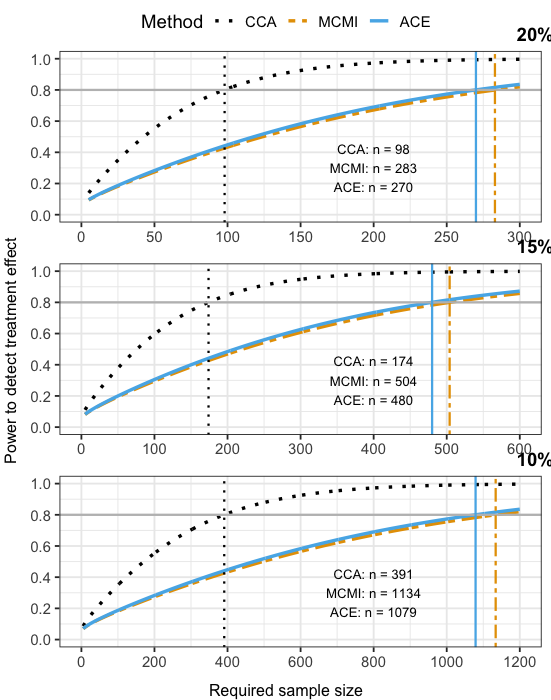

Reproduce this figure in R.
# clear workspace
rm(list = ls())

setwd("~/Documents/GitHub/ACEimpute/Manuscript_Simulations/Power_Curves")

library(magrittr)
library(ggplot2)
library(ggthemes)
library(ggpubr)

# set seed
set.seed(95)

# sample sizes 5-1200
n <- seq(5, 1200, by = 1)

# estimated slopes on s - T (time to diagnosis) in placebo group
cmi_b1 <- -0.7385014 # MCMI
ace_b1 <- -0.7569002 # ACE
cca_b1 <- -1.2580475 # CCA

# assumed variance of delta
varDelta <- 1

# traetment effect = frac*placebo effect
frac = 0.90

# standard normal quantiles
Z_signif <- qnorm(p = 0.05)
Z_power <- qnorm(p = 0.8)

# difference between placebo and treatment groups
cmi_d <- cmi_b1 - frac*cmi_b1
ace_d <- ace_b1 - frac*ace_b1
cca_d <- cca_b1 - frac*cca_b1

# estimated power at sample sizes 5-1200
power_cmib1 <- pnorm(q = (Z_signif - cmi_d * sqrt(n) / sqrt(varDelta)))
power_aceb1 <- pnorm(q = (Z_signif - ace_d * sqrt(n) / sqrt(varDelta)))
power_ccab1 <- pnorm(q = (Z_signif - cca_d * sqrt(n) / sqrt(varDelta)))

# required sample size for power = 80%
req_n_cmi <- n[which.min(abs(power_cmib1 - 0.8))]
req_n_ace <- n[which.min(abs(power_aceb1 - 0.8))]
req_n_cca <- n[which.min(abs(power_ccab1 - 0.8))]

# create x-axis breaks
x_axis_n <- c(seq(0, max(n), by = 200))

# plot power curves
data.frame(Parameter = rep(x = c("CCA", "MCMI", "ACE"), each = length(n)),
           SampleSize = rep(n, times = 3),
           Power = c(power_ccab1, power_cmib1, power_aceb1)) %>%
  dplyr::mutate(Method = factor(Parameter, levels = c("CCA", "MCMI", "ACE"))) %>%
  ggplot(aes(x = SampleSize, y = Power, linetype = Method, col = Method)) +
  # power curves
  geom_line(size = 1.2) +
  # horizontal line for power = 80%
  geom_hline(yintercept = 0.8, linetype = "solid", color = "gray", size = 0.8) +
  # vertical lines for required sample sizes
  geom_vline(xintercept = req_n_cca, col = "black", linetype = "dotted", size = 0.8) +
  geom_vline(xintercept = req_n_cmi, col = "#E69F00", linetype = "twodash", size = 0.8) +
  geom_vline(xintercept = req_n_ace, col = "#56B4E9", linetype = "solid", size = 0.8) +
  ggthemes::scale_color_colorblind() +
  # set line types
  scale_linetype_manual(values=c("dotted", "twodash", "solid")) +
  # custom y-axis breaks
  scale_y_continuous(limits = c(0, 1), breaks = seq(0, 1, by = 0.2)) +
  # custom x-axis breaks
  scale_x_continuous(limits = c(0, max(n)), breaks = x_axis_n) +
  theme_bw(base_size = 14) +
  theme(legend.position = "top") +
  xlab("Sample Size") +
  ylab("Power to Detect\nTreatment Effect") +
  annotate("text", x=800, y=0.30, label = "CCA: n = 391\nMCMI: n = 1134\nACE: n = 1079", size = 3.5) +
  theme(axis.title.x = element_blank(), axis.title.y = element_blank()) -> plot_diff_trt_90

# sample sizes 5-600
n <- seq(5, 600, by = 1)

# traetment effect = frac*placebo effect
frac = 0.85

# difference between placebo and treatment groups
cmi_d <- cmi_b1 - frac*cmi_b1
ace_d <- ace_b1 - frac*ace_b1
cca_d <- cca_b1 - frac*cca_b1

# estimated power at sample sizes 5-500
power_cmib1 <- pnorm(q = (Z_signif - cmi_d * sqrt(n) / sqrt(varDelta)))
power_aceb1 <- pnorm(q = (Z_signif - ace_d * sqrt(n) / sqrt(varDelta)))
power_ccab1 <- pnorm(q = (Z_signif - cca_d * sqrt(n) / sqrt(varDelta)))

# required sample size for power = 80%
req_n_cmi <- n[which.min(abs(power_cmib1 - 0.8))]
req_n_ace <- n[which.min(abs(power_aceb1 - 0.8))]
req_n_cca <- n[which.min(abs(power_ccab1 - 0.8))]

# create x-axis breaks
x_axis_n <- c(seq(0, max(n), by = 100))

# plot power curves
data.frame(Parameter = rep(x = c("CCA", "MCMI", "ACE"), each = length(n)),
           SampleSize = rep(n, times = 3),
           Power = c(power_ccab1, power_cmib1, power_aceb1)) %>%
  dplyr::mutate(Method = factor(Parameter, levels = c("CCA", "MCMI", "ACE"))) %>%
  ggplot(aes(x = SampleSize, y = Power, linetype = Method, col = Method)) +
  # power curves
  geom_line(size = 1.2) +
  # horizontal line for power = 80%
  geom_hline(yintercept = 0.8, linetype = "solid", color = "gray", size = 0.8) +
  # vertical lines for required sample sizes
  geom_vline(xintercept = req_n_cca, col = "black", linetype = "dotted", size = 0.8) +
  geom_vline(xintercept = req_n_cmi, col = "#E69F00", linetype = "twodash", size = 0.8) +
  geom_vline(xintercept = req_n_ace, col = "#56B4E9", linetype = "solid", size = 0.8) +
  ggthemes::scale_color_colorblind() +
  # set line types
  scale_linetype_manual(values=c("dotted", "twodash", "solid")) +
  # custom y-axis breaks
  scale_y_continuous(limits = c(0, 1), breaks = seq(0, 1, by = 0.2)) +
  # custom x-axis breaks
  scale_x_continuous(limits = c(0, max(n)), breaks = x_axis_n) +
  theme_bw(base_size = 14) +
  theme(legend.position = "top") +
  xlab("Sample Size") +
  ylab("Power to Detect\nTreatment Effect") +
  annotate("text", x=400, y=0.3, label = "CCA: n = 174\nMCMI: n = 504\nACE: n = 480", size = 3.5) +
  theme(axis.title.x = element_blank(), axis.title.y = element_blank()) -> plot_diff_trt_85

# sample sizes 5-300
n <- seq(5, 300, by = 1)

# traetment effect = frac*placebo effect
frac = 0.8

# difference between placebo and treatment groups
cmi_d <- cmi_b1 - frac*cmi_b1
ace_d <- ace_b1 - frac*ace_b1
cca_d <- cca_b1 - frac*cca_b1

# estimated power at sample sizes 5-500
power_cmib1 <- pnorm(q = (Z_signif - cmi_d * sqrt(n) / sqrt(varDelta)))
power_aceb1 <- pnorm(q = (Z_signif - ace_d * sqrt(n) / sqrt(varDelta)))
power_ccab1 <- pnorm(q = (Z_signif - cca_d * sqrt(n) / sqrt(varDelta)))

# required sample size for power = 80%
req_n_cmi <- n[which.min(abs(power_cmib1 - 0.8))]
req_n_ace <- n[which.min(abs(power_aceb1 - 0.8))]
req_n_cca <- n[which.min(abs(power_ccab1 - 0.8))]

# create x-axis breaks
x_axis_n <- c(seq(0, max(n), by = 50))

# plot power curves
data.frame(Parameter = rep(x = c("CCA", "MCMI", "ACE"), each = length(n)),
           SampleSize = rep(n, times = 3),
           Power = c(power_ccab1, power_cmib1, power_aceb1)) %>%
  dplyr::mutate(Method = factor(Parameter, levels = c("CCA", "MCMI", "ACE"))) %>%
  ggplot(aes(x = SampleSize, y = Power, linetype = Method, col = Method)) +
  # power curves
  geom_line(size = 1.2) +
  # horizontal line for power = 80%
  geom_hline(yintercept = 0.8, linetype = "solid", color = "gray", size = 0.8) +
  # vertical lines for required sample sizes
  geom_vline(xintercept = req_n_cca, col = "black", linetype = "dotted", size = 0.8) +
  geom_vline(xintercept = req_n_cmi, col = "#E69F00", linetype = "twodash", size = 0.8) +
  geom_vline(xintercept = req_n_ace, col = "#56B4E9", linetype = "solid", size = 0.8) +
  ggthemes::scale_color_colorblind() +
  # set line types
  scale_linetype_manual(values=c("dotted", "twodash", "solid")) +
  # custom y-axis breaks
  scale_y_continuous(limits = c(0, 1), breaks = seq(0, 1, by = 0.2)) +
  # custom x-axis breaks
  scale_x_continuous(limits = c(0, max(n)), breaks = x_axis_n) +
  theme_bw(base_size = 14) +
  theme(legend.position = "top") +
  xlab("Sample Size") +
  ylab("Power to Detect\nTreatment Effect") +
  annotate("text", x=200, y=0.30, label = "CCA: n = 98\nMCMI: n = 283\nACE: n = 270", size = 3.5) +
  theme(axis.title.x = element_blank(), axis.title.y = element_blank()) -> plot_diff_trt_80

# arrange figures in column
figure = ggarrange(plot_diff_trt_80, 
                   plot_diff_trt_85, 
                   plot_diff_trt_90, 
                   # use common legend
                   common.legend = TRUE, legend = "top",
                   # add labels to indicate treatment effect, offset to avoid overlapping other figure text
                   labels = c("20%", "15%", "10%"), label.y = 1.1, label.x = 0.9, ncol = 1)

# add x- and y-axis labels
figure = annotate_figure(figure, 
                         left = text_grob("Power to detect treatment effect", rot = 90),
                         bottom = text_grob("Required sample size"))

# save annotated figure
ggsave(filename = "compare_power_curves.png", plot = figure, device = "png")